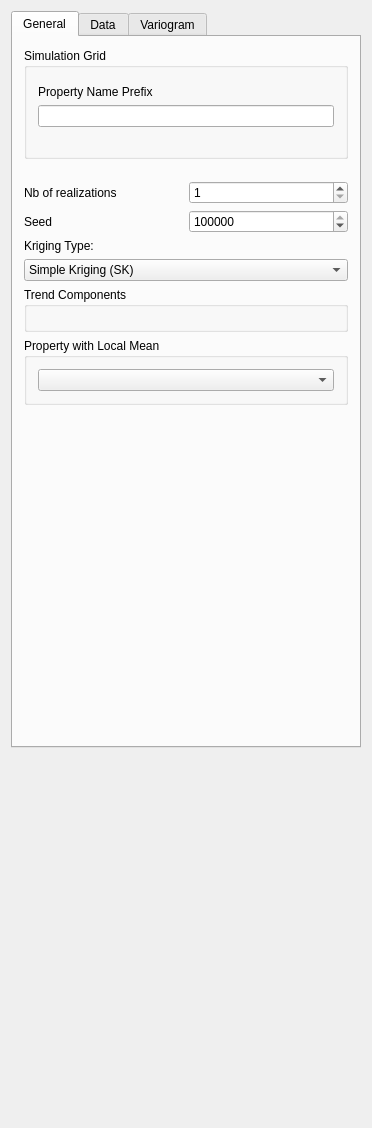
<?xml version="1.0" encoding="UTF-8"?>
<ui version="4.0">
 <class>Sgsim</class>
 <widget class="QWidget" name="Sgsim">
  <property name="geometry">
   <rect>
    <x>0</x>
    <y>0</y>
    <width>334</width>
    <height>1128</height>
   </rect>
  </property>
  <property name="windowTitle">
   <string>category=Simulation
description=sequential gaussian simulation</string>
  </property>
  <property name="whatsThis">
   <string/>
  </property>
  <property name="AlgorithmCategory" stdset="0">
   <string>Simulation</string>
  </property>
  <property name="AlgorithmDescription" stdset="0">
   <string>Sequential Gaussian Simulation</string>
  </property>
  <layout class="QVBoxLayout" name="verticalLayout_6">
   <item>
    <widget class="QTabWidget" name="sgsim">
     <property name="sizePolicy">
      <sizepolicy hsizetype="Preferred" vsizetype="Preferred">
       <horstretch>0</horstretch>
       <verstretch>0</verstretch>
      </sizepolicy>
     </property>
     <property name="currentIndex">
      <number>0</number>
     </property>
     <widget class="QWidget" name="tab">
      <attribute name="title">
       <string>General</string>
      </attribute>
      <layout class="QVBoxLayout" name="verticalLayout_3">
       <item>
        <widget class="QGroupBox" name="SimulationGrid">
         <property name="maximumSize">
          <size>
           <width>32767</width>
           <height>140</height>
          </size>
         </property>
         <property name="title">
          <string>Simulation Grid</string>
         </property>
         <layout class="QVBoxLayout" name="verticalLayout">
          <item>
           <widget class="GridSelector" name="Grid_Name">
            <property name="currentIndex" stdset="0">
             <number>0</number>
            </property>
           </widget>
          </item>
          <item>
           <widget class="QLabel" name="TextLabel2">
            <property name="text">
             <string>Property Name Prefix</string>
            </property>
            <property name="wordWrap">
             <bool>false</bool>
            </property>
           </widget>
          </item>
          <item>
           <widget class="QLineEdit" name="Property_Name"/>
          </item>
          <item>
           <spacer>
            <property name="orientation">
             <enum>Qt::Vertical</enum>
            </property>
            <property name="sizeType">
             <enum>QSizePolicy::Expanding</enum>
            </property>
            <property name="sizeHint" stdset="0">
             <size>
              <width>16</width>
              <height>16</height>
             </size>
            </property>
           </spacer>
          </item>
         </layout>
        </widget>
       </item>
       <item>
        <spacer>
         <property name="orientation">
          <enum>Qt::Vertical</enum>
         </property>
         <property name="sizeType">
          <enum>QSizePolicy::Fixed</enum>
         </property>
         <property name="sizeHint" stdset="0">
          <size>
           <width>16</width>
           <height>16</height>
          </size>
         </property>
        </spacer>
       </item>
       <item>
        <layout class="QHBoxLayout">
         <property name="spacing">
          <number>6</number>
         </property>
         <property name="margin">
          <number>0</number>
         </property>
         <item>
          <widget class="QLabel" name="TextLabel2_2_2_2">
           <property name="text">
            <string>Nb of realizations</string>
           </property>
           <property name="wordWrap">
            <bool>false</bool>
           </property>
          </widget>
         </item>
         <item>
          <widget class="QSpinBox" name="Nb_Realizations">
           <property name="minimum">
            <number>1</number>
           </property>
           <property name="maximum">
            <number>10000</number>
           </property>
          </widget>
         </item>
        </layout>
       </item>
       <item>
        <layout class="QHBoxLayout">
         <property name="spacing">
          <number>6</number>
         </property>
         <property name="margin">
          <number>0</number>
         </property>
         <item>
          <widget class="QLabel" name="TextLabel2_2_2_2_2">
           <property name="text">
            <string>Seed</string>
           </property>
           <property name="wordWrap">
            <bool>false</bool>
           </property>
          </widget>
         </item>
         <item>
          <widget class="QSpinBox" name="Seed">
           <property name="maximum">
            <number>99999999</number>
           </property>
           <property name="value">
            <number>14071789</number>
           </property>
          </widget>
         </item>
        </layout>
       </item>
       <item>
        <widget class="QLabel" name="textLabel1">
         <property name="text">
          <string>Kriging Type:</string>
         </property>
         <property name="wordWrap">
          <bool>false</bool>
         </property>
        </widget>
       </item>
       <item>
        <widget class="QComboBox" name="Kriging_Type">
         <item>
          <property name="text">
           <string>Simple Kriging (SK)</string>
          </property>
         </item>
         <item>
          <property name="text">
           <string>Ordinary Kriging (OK)</string>
          </property>
         </item>
         <item>
          <property name="text">
           <string>Kriging with Trend (KT)</string>
          </property>
         </item>
         <item>
          <property name="text">
           <string>Kriging with Localy Varying Mean (LVM)</string>
          </property>
         </item>
        </widget>
       </item>
       <item>
        <widget class="GsTLGroupBox" name="Trend_box">
         <property name="title">
          <string>Trend Components</string>
         </property>
         <property name="keyword" stdset="0">
          <string>Kriging with Trend (KT)</string>
         </property>
         <property name="displayed" stdset="0">
          <bool>false</bool>
         </property>
         <property name="activated" stdset="0">
          <bool>false</bool>
         </property>
         <layout class="QVBoxLayout">
          <property name="spacing">
           <number>6</number>
          </property>
          <property name="margin">
           <number>11</number>
          </property>
          <item>
           <widget class="TrendComponents" name="Trend"/>
          </item>
         </layout>
        </widget>
       </item>
       <item>
        <widget class="GsTLGroupBox" name="Local_Mean_box">
         <property name="title">
          <string>Property with Local Mean</string>
         </property>
         <property name="keyword" stdset="0">
          <string>Kriging with Localy Varying Mean (LVM)</string>
         </property>
         <property name="displayed" stdset="0">
          <bool>false</bool>
         </property>
         <property name="activated" stdset="0">
          <bool>false</bool>
         </property>
         <layout class="QVBoxLayout">
          <property name="spacing">
           <number>6</number>
          </property>
          <property name="margin">
           <number>11</number>
          </property>
          <item>
           <widget class="SinglePropertySelector" name="Local_Mean_Property"/>
          </item>
         </layout>
        </widget>
       </item>
       <item>
        <spacer>
         <property name="orientation">
          <enum>Qt::Vertical</enum>
         </property>
         <property name="sizeType">
          <enum>QSizePolicy::Expanding</enum>
         </property>
         <property name="sizeHint" stdset="0">
          <size>
           <width>20</width>
           <height>330</height>
          </size>
         </property>
        </spacer>
       </item>
      </layout>
     </widget>
     <widget class="QWidget" name="tab">
      <attribute name="title">
       <string>Data</string>
      </attribute>
      <layout class="QVBoxLayout" name="verticalLayout_5">
       <item>
        <widget class="QGroupBox" name="GroupBox3">
         <property name="title">
          <string>Hard Data</string>
         </property>
         <layout class="QGridLayout">
          <property name="margin">
           <number>11</number>
          </property>
          <property name="spacing">
           <number>6</number>
          </property>
          <item row="1" column="0">
           <widget class="QCheckBox" name="Assign_Hard_Data">
            <property name="text">
             <string>Assign hard data to simulation grid</string>
            </property>
            <property name="checked">
             <bool>false</bool>
            </property>
           </widget>
          </item>
          <item row="0" column="0">
           <widget class="PropertySelector" name="Hard_Data"/>
          </item>
         </layout>
        </widget>
       </item>
       <item>
        <widget class="QGroupBox" name="GroupBox9">
         <property name="minimumSize">
          <size>
           <width>0</width>
           <height>0</height>
          </size>
         </property>
         <property name="title">
          <string>Search Ellipsoid</string>
         </property>
         <layout class="QVBoxLayout" name="verticalLayout_2">
          <item>
           <layout class="QFormLayout" name="formLayout">
            <item row="0" column="0">
             <widget class="QLabel" name="TextLabel2_2_2_2_3">
              <property name="text">
               <string>Max conditioning hard data</string>
              </property>
              <property name="wordWrap">
               <bool>false</bool>
              </property>
             </widget>
            </item>
            <item row="0" column="1">
             <widget class="QSpinBox" name="Max_Conditioning_Data">
              <property name="minimum">
               <number>0</number>
              </property>
              <property name="maximum">
               <number>20000</number>
              </property>
              <property name="value">
               <number>12</number>
              </property>
             </widget>
            </item>
            <item row="1" column="0">
             <widget class="QLabel" name="TextLabel2_2_2_2_4">
              <property name="text">
               <string>Max conditioning previously simulated data</string>
              </property>
              <property name="wordWrap">
               <bool>false</bool>
              </property>
             </widget>
            </item>
            <item row="1" column="1">
             <widget class="QSpinBox" name="Max_Conditioning_Simul_Data">
              <property name="minimum">
               <number>0</number>
              </property>
              <property name="maximum">
               <number>20000</number>
              </property>
              <property name="value">
               <number>12</number>
              </property>
             </widget>
            </item>
           </layout>
          </item>
          <item>
           <widget class="EllipsoidInput" name="Search_Ellipsoid"/>
          </item>
          <item>
           <widget class="AdvancedNeighborhoodInput" name="AdvancedSearch"/>
          </item>
          <item>
           <spacer name="verticalSpacer_2">
            <property name="orientation">
             <enum>Qt::Vertical</enum>
            </property>
            <property name="sizeHint" stdset="0">
             <size>
              <width>20</width>
              <height>17</height>
             </size>
            </property>
           </spacer>
          </item>
         </layout>
        </widget>
       </item>
       <item>
        <widget class="QGroupBox" name="groupBox">
         <property name="title">
          <string>Target histogram</string>
         </property>
         <layout class="QVBoxLayout" name="verticalLayout_4">
          <item>
           <widget class="QCheckBox" name="Use_Target_Histogram">
            <property name="text">
             <string>Use Target Histogram</string>
            </property>
            <property name="checked">
             <bool>false</bool>
            </property>
           </widget>
          </item>
          <item>
           <widget class="NonParamCdfInput" name="nonParamCdf">
            <property name="enabled">
             <bool>false</bool>
            </property>
           </widget>
          </item>
         </layout>
        </widget>
       </item>
       <item>
        <spacer>
         <property name="orientation">
          <enum>Qt::Vertical</enum>
         </property>
         <property name="sizeType">
          <enum>QSizePolicy::Expanding</enum>
         </property>
         <property name="sizeHint" stdset="0">
          <size>
           <width>276</width>
           <height>16</height>
          </size>
         </property>
        </spacer>
       </item>
      </layout>
     </widget>
     <widget class="QWidget" name="TabPage">
      <attribute name="title">
       <string>Variogram</string>
      </attribute>
      <layout class="QVBoxLayout">
       <property name="spacing">
        <number>6</number>
       </property>
       <property name="margin">
        <number>0</number>
       </property>
       <item>
        <widget class="QGroupBox" name="GroupBox11">
         <property name="title">
          <string>Variogram</string>
         </property>
         <layout class="QVBoxLayout">
          <property name="spacing">
           <number>6</number>
          </property>
          <property name="margin">
           <number>11</number>
          </property>
          <item>
           <widget class="VariogramInput" name="Variogram"/>
          </item>
         </layout>
        </widget>
       </item>
       <item>
        <spacer>
         <property name="orientation">
          <enum>Qt::Vertical</enum>
         </property>
         <property name="sizeType">
          <enum>QSizePolicy::Expanding</enum>
         </property>
         <property name="sizeHint" stdset="0">
          <size>
           <width>0</width>
           <height>0</height>
          </size>
         </property>
        </spacer>
       </item>
      </layout>
     </widget>
    </widget>
   </item>
   <item>
    <spacer name="verticalSpacer">
     <property name="orientation">
      <enum>Qt::Vertical</enum>
     </property>
     <property name="sizeHint" stdset="0">
      <size>
       <width>20</width>
       <height>25</height>
      </size>
     </property>
    </spacer>
   </item>
  </layout>
 </widget>
 <layoutdefault spacing="6" margin="11"/>
 <customwidgets>
  <customwidget>
   <class>SinglePropertySelector</class>
   <extends>QComboBox</extends>
   <header>GsTLAppli/extra/qtplugins/selectors.h</header>
  </customwidget>
  <customwidget>
   <class>VariogramInput</class>
   <extends>QWidget</extends>
   <header>GsTLAppli/extra/qtplugins/variogram_input.h</header>
  </customwidget>
  <customwidget>
   <class>GsTLGroupBox</class>
   <extends>QGroupBox</extends>
   <header>GsTLAppli/extra/qtplugins/selectors.h</header>
   <container>1</container>
  </customwidget>
  <customwidget>
   <class>TrendComponents</class>
   <extends>QWidget</extends>
   <header>GsTLAppli/extra/qtplugins/kriging_type_selector.h</header>
  </customwidget>
  <customwidget>
   <class>EllipsoidInput</class>
   <extends>QWidget</extends>
   <header>GsTLAppli/extra/qtplugins/ellipsoid_input.h</header>
  </customwidget>
  <customwidget>
   <class>NonParamCdfInput</class>
   <extends>QWidget</extends>
   <header>GsTLAppli/extra/qtplugins/non_param_cdf_input.h</header>
  </customwidget>
  <customwidget>
   <class>GridSelector</class>
   <extends>QWidget</extends>
   <header>GsTLAppli/extra/qtplugins/selectors.h</header>
  </customwidget>
  <customwidget>
   <class>AdvancedNeighborhoodInput</class>
   <extends>QWidget</extends>
   <header>GsTLAppli/extra/qtplugins/neighborhood_filter_input.h</header>
  </customwidget>
  <customwidget>
   <class>PropertySelector</class>
   <extends>QWidget</extends>
   <header>GsTLAppli/extra/qtplugins/selectors.h</header>
  </customwidget>
 </customwidgets>
 <includes>
  <include location="local">gridselector.h</include>
  <include location="local">gstlgroupbox.h</include>
  <include location="local">trendcomponents.h</include>
  <include location="local">gstlgroupbox.h</include>
  <include location="local">singlepropertyselector.h</include>
  <include location="local">propertyselector.h</include>
  <include location="local">ellipsoidinput.h</include>
  <include location="local">gstl_table.h</include>
  <include location="local">gstl_table.h</include>
  <include location="local">gstlgroupbox.h</include>
  <include location="local">nonparamcdfinput.h</include>
  <include location="local">propertyselector.h</include>
  <include location="local">lowertailcdfinput.h</include>
  <include location="local">uppertailcdfinput.h</include>
  <include location="local">variograminput.h</include>
 </includes>
 <resources/>
 <connections>
  <connection>
   <sender>Kriging_Type</sender>
   <signal>activated(QString)</signal>
   <receiver>Trend_box</receiver>
   <slot>setActivated(QString)</slot>
   <hints>
    <hint type="sourcelabel">
     <x>20</x>
     <y>20</y>
    </hint>
    <hint type="destinationlabel">
     <x>20</x>
     <y>20</y>
    </hint>
   </hints>
  </connection>
  <connection>
   <sender>Kriging_Type</sender>
   <signal>activated(QString)</signal>
   <receiver>Local_Mean_box</receiver>
   <slot>setActivated(QString)</slot>
   <hints>
    <hint type="sourcelabel">
     <x>20</x>
     <y>20</y>
    </hint>
    <hint type="destinationlabel">
     <x>20</x>
     <y>20</y>
    </hint>
   </hints>
  </connection>
  <connection>
   <sender>Grid_Name</sender>
   <signal>activated(QString)</signal>
   <receiver>Local_Mean_Property</receiver>
   <slot>show_properties(QString)</slot>
   <hints>
    <hint type="sourcelabel">
     <x>20</x>
     <y>20</y>
    </hint>
    <hint type="destinationlabel">
     <x>20</x>
     <y>20</y>
    </hint>
   </hints>
  </connection>
  <connection>
   <sender>Kriging_Type</sender>
   <signal>activated(QString)</signal>
   <receiver>Trend_box</receiver>
   <slot>setActivated(QString)</slot>
   <hints>
    <hint type="sourcelabel">
     <x>20</x>
     <y>20</y>
    </hint>
    <hint type="destinationlabel">
     <x>20</x>
     <y>20</y>
    </hint>
   </hints>
  </connection>
  <connection>
   <sender>Kriging_Type</sender>
   <signal>activated(QString)</signal>
   <receiver>Local_Mean_box</receiver>
   <slot>setActivated(QString)</slot>
   <hints>
    <hint type="sourcelabel">
     <x>20</x>
     <y>20</y>
    </hint>
    <hint type="destinationlabel">
     <x>20</x>
     <y>20</y>
    </hint>
   </hints>
  </connection>
  <connection>
   <sender>Grid_Name</sender>
   <signal>activated(QString)</signal>
   <receiver>Local_Mean_Property</receiver>
   <slot>show_properties(QString)</slot>
   <hints>
    <hint type="sourcelabel">
     <x>20</x>
     <y>20</y>
    </hint>
    <hint type="destinationlabel">
     <x>20</x>
     <y>20</y>
    </hint>
   </hints>
  </connection>
  <connection>
   <sender>Use_Target_Histogram</sender>
   <signal>toggled(bool)</signal>
   <receiver>nonParamCdf</receiver>
   <slot>setEnabled(bool)</slot>
   <hints>
    <hint type="sourcelabel">
     <x>201</x>
     <y>424</y>
    </hint>
    <hint type="destinationlabel">
     <x>79</x>
     <y>416</y>
    </hint>
   </hints>
  </connection>
  <connection>
   <sender>Hard_Data</sender>
   <signal>object_changed(QString)</signal>
   <receiver>nonParamCdf</receiver>
   <slot>setReferenceGrid(QString)</slot>
   <hints>
    <hint type="sourcelabel">
     <x>196</x>
     <y>115</y>
    </hint>
    <hint type="destinationlabel">
     <x>79</x>
     <y>416</y>
    </hint>
   </hints>
  </connection>
  <connection>
   <sender>Hard_Data</sender>
   <signal>property_changed(QString)</signal>
   <receiver>nonParamCdf</receiver>
   <slot>setReferenceProperty(QString)</slot>
   <hints>
    <hint type="sourcelabel">
     <x>196</x>
     <y>115</y>
    </hint>
    <hint type="destinationlabel">
     <x>79</x>
     <y>416</y>
    </hint>
   </hints>
  </connection>
  <connection>
   <sender>Hard_Data</sender>
   <signal>object_changed(QString)</signal>
   <receiver>Trend</receiver>
   <slot>set_hd_grid_name(QString)</slot>
   <hints>
    <hint type="sourcelabel">
     <x>69</x>
     <y>54</y>
    </hint>
    <hint type="destinationlabel">
     <x>165</x>
     <y>391</y>
    </hint>
   </hints>
  </connection>
  <connection>
   <sender>Grid_Name</sender>
   <signal>activated(QString)</signal>
   <receiver>Trend</receiver>
   <slot>set_grid_name(QString)</slot>
   <hints>
    <hint type="sourcelabel">
     <x>165</x>
     <y>81</y>
    </hint>
    <hint type="destinationlabel">
     <x>165</x>
     <y>391</y>
    </hint>
   </hints>
  </connection>
 </connections>
</ui>
